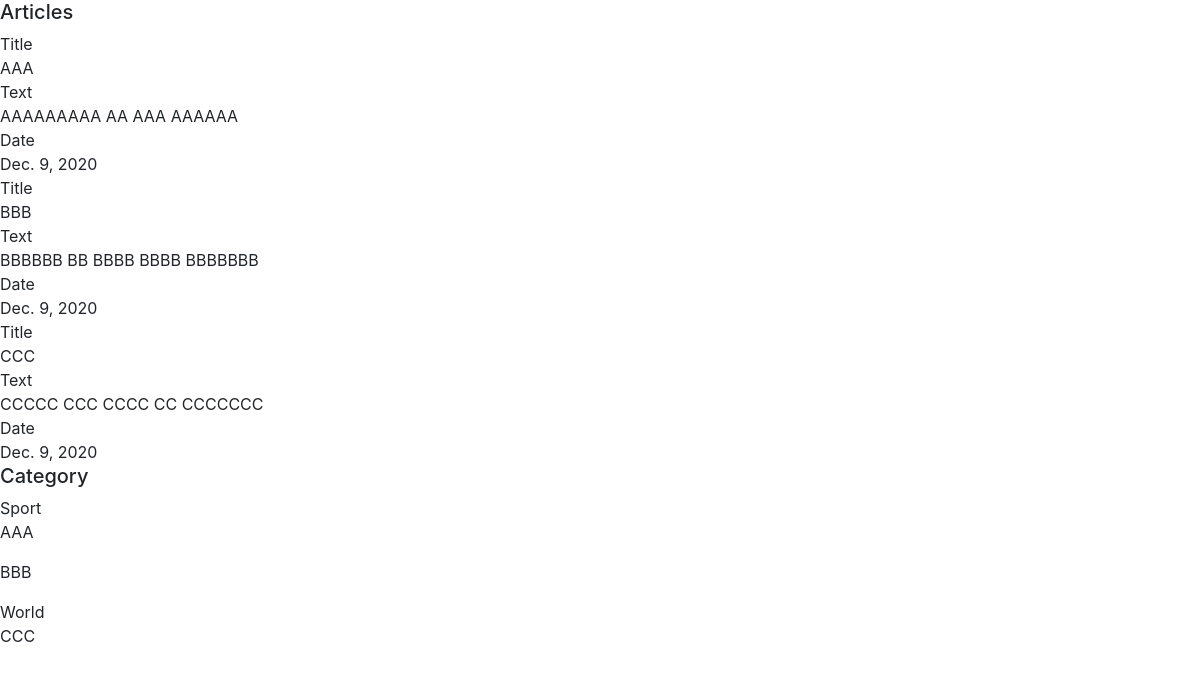
The page / on the database its author committed.
### newsapp/models.py (models this page shows, shortened)
class Article(models.Model):
    article_title = models.CharField(max_length=300)
    article_text = models.TextField()
    date_published = models.DateField('date published')

class Category(models.Model):
    articles = models.ManyToManyField(Article)
    name = models.CharField(max_length=200)

### newsapp/views.py (the view)
# urls.py: path('',  home, name='index'),
def home(request):
    return render(request, 'newsapp/index.html', {
        'articles': Article.objects.all(),
        'categories': Category.objects.all(),
    })

### templates/newsapp/index.html (shortened to what this page needs)
{% extends 'base.html' %} {% load static %}
{% block content %}
<html lang='en'>
    <head>
  </head>
<body>
    <h5 class="title" id="articlestitle">Articles</h5>
    <div>
    {% for article in articles.all%}
        <div>
            Title
            <div>{{ article.article_title }}</div>
            Text
            <div>{{ article.article_text }}</div>
            Date
            <div>{{ article.date_published }}</div>
        </div>
    {% endfor %}
    </div>
    <div>
        <h5 class="title" id="articlestitle">Category</h5>
        {% for category in categories.all%}
                <div>{{ category.name }}</div>
                <div>
                    {% for objs_article in category.articles.all %}
                        <p>{{ objs_article.article_title }}</p>
                    {% endfor %}
                </div>
        {% endfor %}
    </div>
</body>
</html>
{% endblock %}

### templates/base.html (shortened to what this page needs)
{% load static %}
<!doctype html>
<html>
  <head>
    <link rel="stylesheet" href="https://maxcdn.bootstrapcdn.com/bootstrap/4.0.0/css/bootstrap.min.css">
  </head>
  <body>
    <main>
    {% block content %}
    {% endblock content %}
    </main>
  </body>
</html>

### rows shown on the page
Article: article_title "AAA", article_text "AAAAAAAAA AA AAA AAAAAA", date_published "Dec. 9, 2020"
Article: article_title "BBB", article_text "BBBBBB BB BBBB BBBB BBBBBBB", date_published "Dec. 9, 2020"
Article: article_title "CCC", article_text "CCCCC CCC CCCC CC CCCCCCC", date_published "Dec. 9, 2020"
Category: name "Sport"
Category: name "World"
